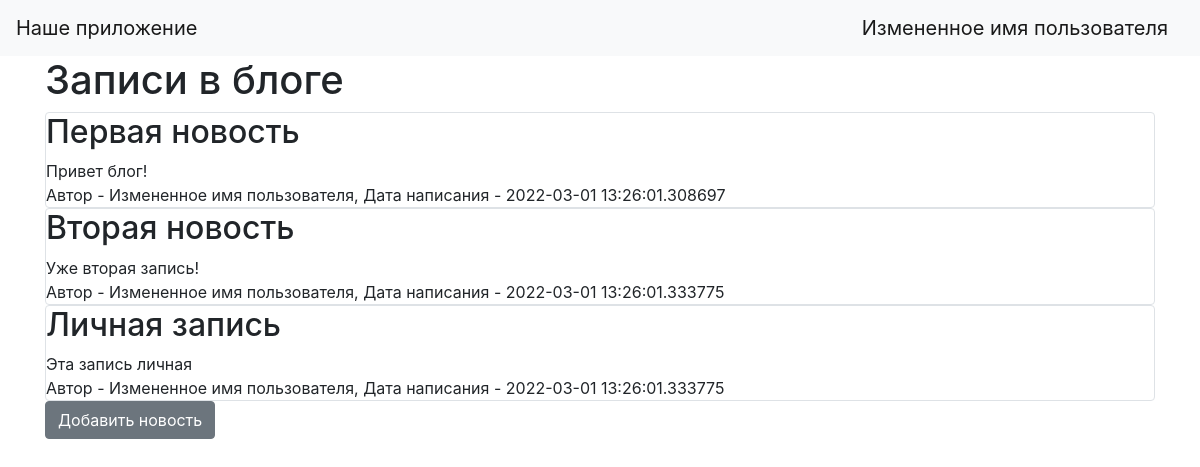
Page / (signed in) on the earlier database version.
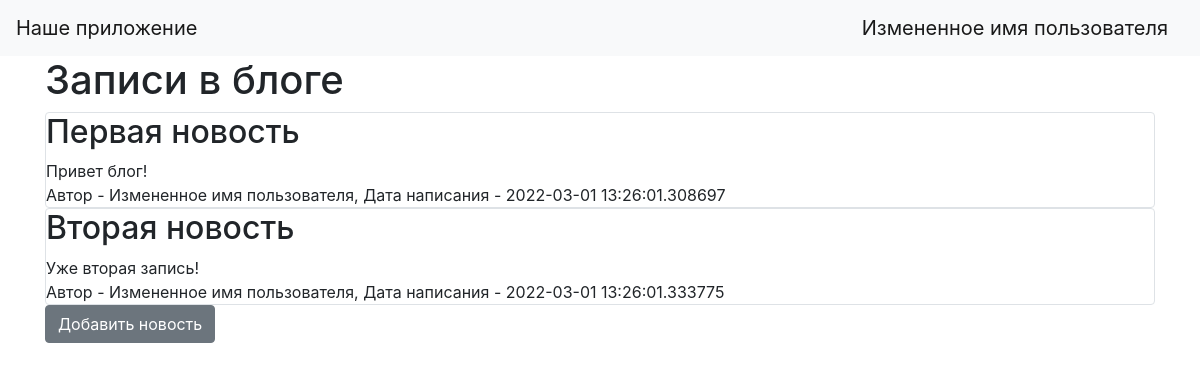
Same page on the later database version.
### data/users.py (models this page shows, shortened)
class User(SqlAlchemyBase, UserMixin):
    __tablename__ = 'users'
    id = sqlalchemy.Column(sqlalchemy.Integer,
                           primary_key=True, autoincrement=True)
    name = sqlalchemy.Column(sqlalchemy.String, nullable=True)
    about = sqlalchemy.Column(sqlalchemy.String, nullable=True)
    email = sqlalchemy.Column(sqlalchemy.String,
                              index=True, unique=True, nullable=True)
    hashed_password = sqlalchemy.Column(sqlalchemy.String, nullable=True)
    created_date = sqlalchemy.Column(sqlalchemy.DateTime,
                                     default=datetime.datetime.now)
    news = orm.relation("News", back_populates='user')

### data/news.py (models this page shows, shortened)
class News(SqlAlchemyBase):
    __tablename__ = 'news'
    id = sqlalchemy.Column(sqlalchemy.Integer,
                           primary_key=True, autoincrement=True)
    title = sqlalchemy.Column(sqlalchemy.String, nullable=True)
    content = sqlalchemy.Column(sqlalchemy.String, nullable=True)
    created_date = sqlalchemy.Column(sqlalchemy.DateTime,
                                     default=datetime.datetime.now)
    is_private = sqlalchemy.Column(sqlalchemy.Boolean, default=True)
    user_id = sqlalchemy.Column(sqlalchemy.Integer,
                                sqlalchemy.ForeignKey("users.id"))
    user = orm.relation('User')

### main.py (the view)
@app.route("/")
def index():
    db_sess = db_session.create_session()
    if current_user.is_authenticated:
        news = db_sess.query(News).filter(
            (News.user == current_user) | (News.is_private != True))
    else:
        news = db_sess.query(News).filter(News.is_private != True)
    return render_template("index.html", news=news)

### data/db_session.py (called while the page is built)
def create_session() -> Session:
    global __factory
    return __factory()

### main.py (called while the page is built)
@login_manager.user_loader
def load_user(user_id):
    db_sess = db_session.create_session()
    return db_sess.query(User).get(user_id)

### templates/index.html
{% extends "base.html" %}
{% block content %}
<h1>Записи в блоге</h1>
{% for item in news%}
<div class="col-md6 border rounded">
    <h2>{{item.title}}</h2>
    <div>
        {{item.content}}
    </div>
    <div>
        Автор - {{item.user.name}}, Дата написания - {{item.created_date}}
    </div>
</div>
{% endfor %}
{% if current_user.is_authenticated %}
    <a href="news" class="btn btn-secondary">Добавить новость</a>
{% endif %}
{% endblock %}

### templates/base.html (shortened to what this page needs)
<!doctype html>
<html lang="en">
<head>
    <link rel="stylesheet"
          href="https://stackpath.bootstrapcdn.com/bootstrap/4.4.1/css/bootstrap.min.css"
>
</head>
<body>
<header>
    <nav class="navbar navbar-light bg-light">
        <a class="navbar-brand" href="#">Наше приложение</a>
        {% if current_user.is_authenticated %}
           <a class="navbar-brand" href="/logout">{{ current_user.name }}</a>
        {% else %}
           <p>
             <a class="btn btn-primary " href="/register">Зарегистрироваться</a>
             <a class="btn btn-success" href="/login">Войти</a>
           </p>
        {% endif %}
    </nav>
</header>
<main role="main" class="container">
    {% block content %}{% endblock %}
</main>
</body>
</html>

Differences in the rows shown:
no longer on this page (row edited): News: title "Личная запись", content "Эта запись личная", user.name "Измененное имя пользователя", created_date "2022-03-01 13:26:01.333775"
